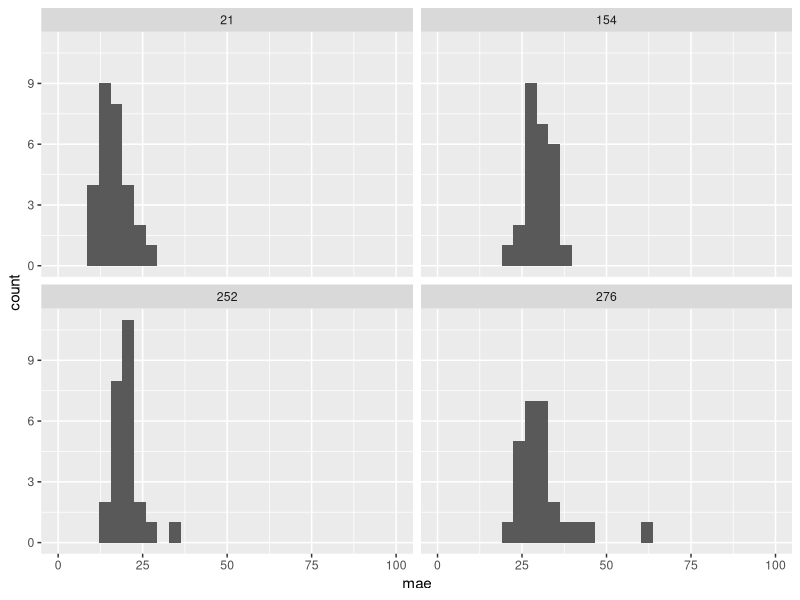
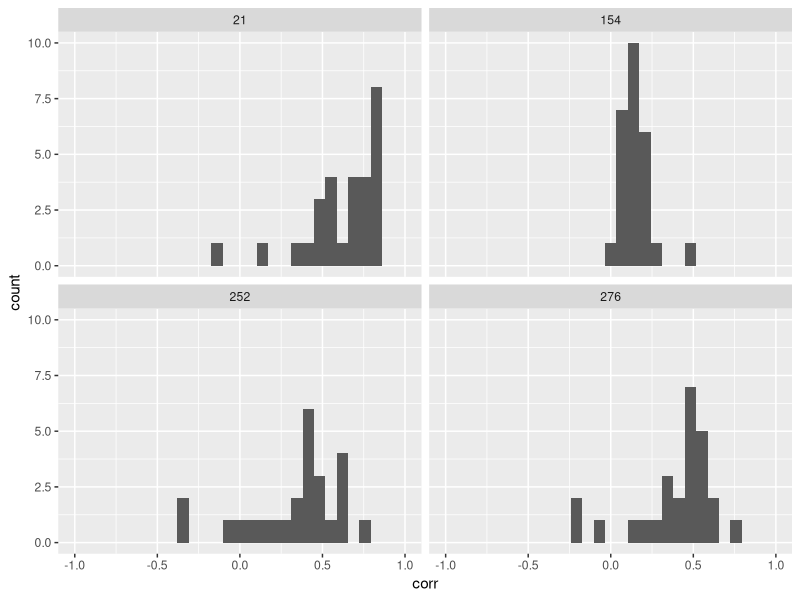
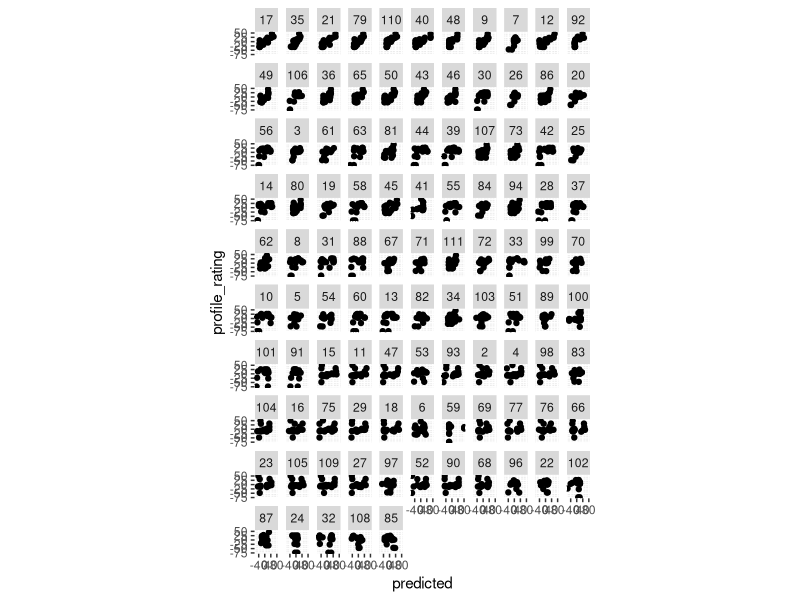
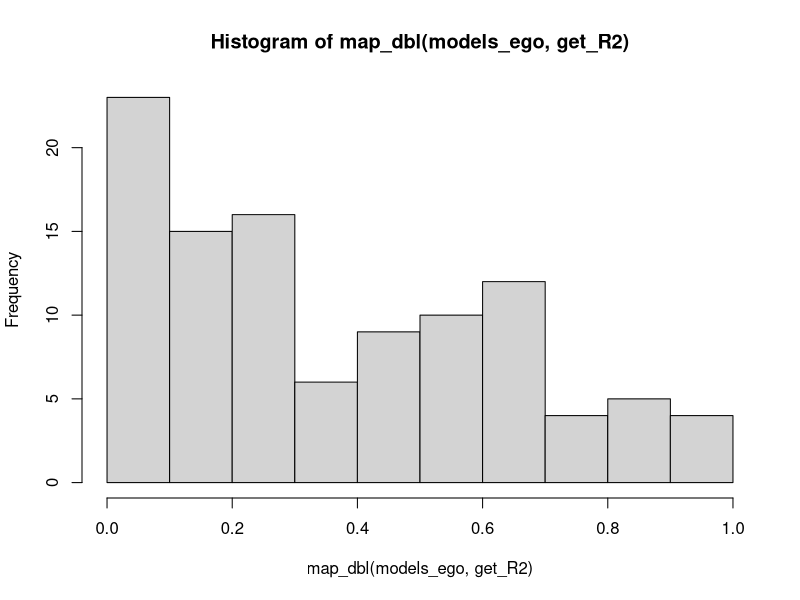
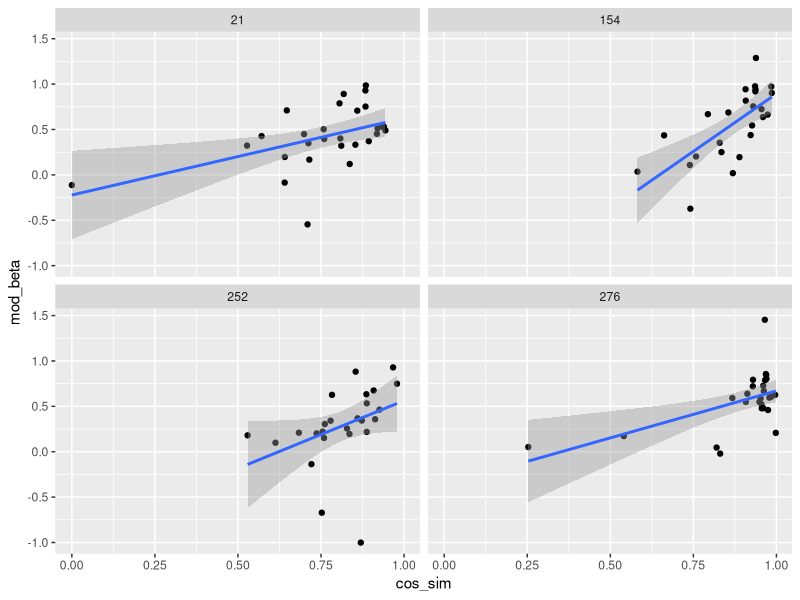
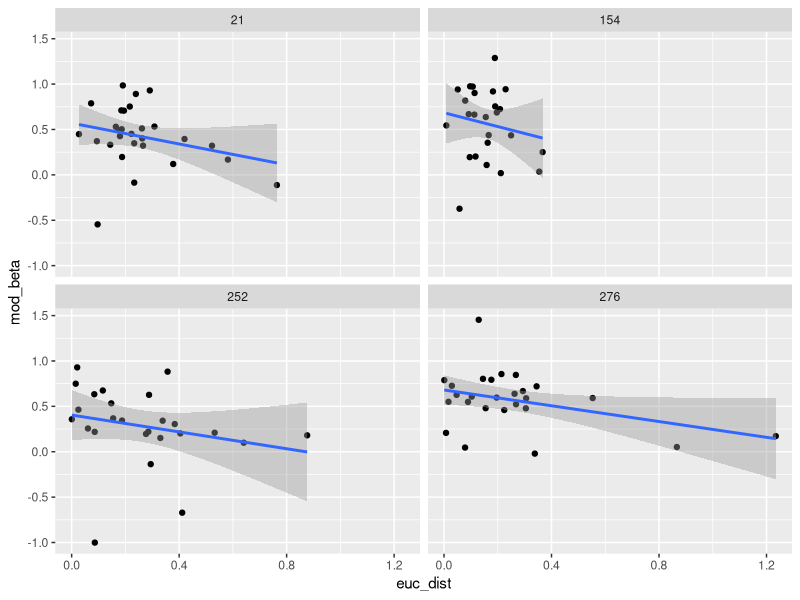
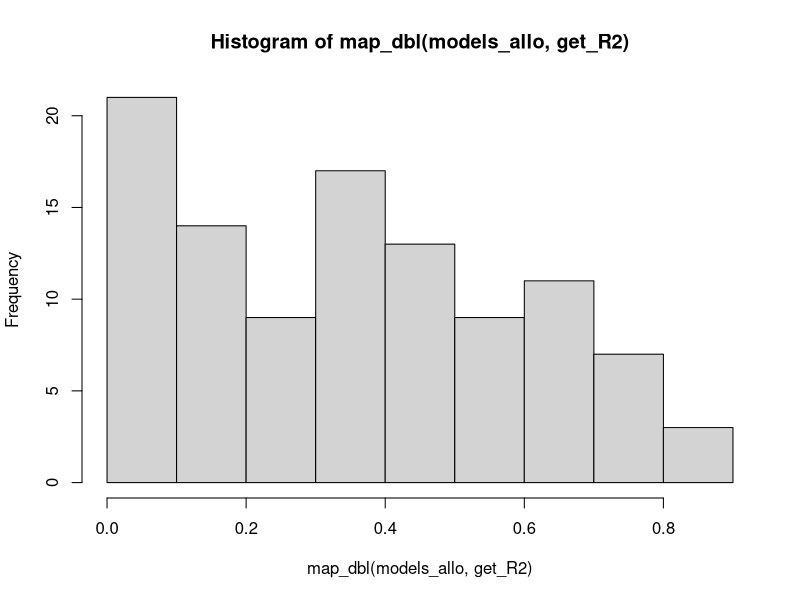
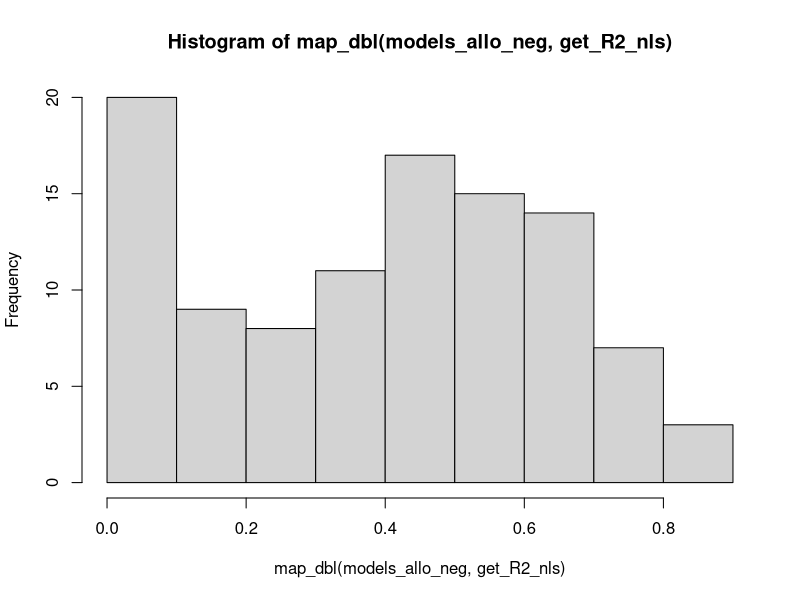

Reproduce these figures in R, in order.
## ---- chunk 1
library(tidyverse)
library(minpack.lm)
## ---- chunk 2
df_raw <- read_csv("complete_thesis_data.csv") %>% 
  filter(rating_type != "Actual")
artworks <- read_csv("artwork-embeddings.csv")

artworks <- artworks %>% 
  pivot_longer(cols = matches("V[0-9]")) %>% 
  group_by(item,Title,Artist,Style,Genre,piclink,imglink) %>% 
  summarize(
    embedding = list(value)
  )


df_all <- df_raw %>% 
  group_by(participantID) %>% 
  filter(n() >= 40) %>%  # some have 40- and some 42 -- was this a bug in qualtrics or data processing?
  ungroup() %>% 
  rename(profile = rating_subj) %>% 
  pivot_wider(
    names_from = "rating_type",
    values_from = c("rating")
  ) %>% 
  rename(
    predicted = Target,
    recommender_rating = SelfRate,
    profile_rating = actual_rating
    ) %>% 
  select(participantID, profile, artwork, predicted, recommender_rating, profile_rating)



 df_all <- artworks %>% 
  right_join(df_all, by = c("imglink" = "artwork"))

df <- df_all %>% 
  drop_na(predicted)

df_similarities <- df_all %>% 
  filter(is.na(predicted)) %>% 
  filter(participantID != 0) %>% 
  group_by(participantID) %>% 
  mutate(
    pr_l2 = profile_rating / sqrt(sum(profile_rating^2)),
    rec_l2 = recommender_rating / sqrt(sum(recommender_rating^2))
  ) %>% 
  summarize(
    euc_dist = sqrt(sum(pr_l2 - rec_l2)^2),
    cos_sim = sum(profile_rating * recommender_rating) / (sqrt(sum(profile_rating^2)) * sqrt(sum(recommender_rating^2)))
    )

df <- left_join(df, df_similarities, by = "participantID")


df_centered <- df %>% 
  filter(participantID > 0) %>% 
  # mutate(
  #   cos_sim = if_else(participantID==0, 0, cos_sim),
  #   euc_dist = if_else(participantID==0, 0, euc_dist),
  #   ) %>% 
  # mutate(participantID = if_else(participantID==0, -profile, participantID)) %>% 
  drop_na(cos_sim, euc_dist) %>% 
  group_by(participantID) %>% 
  mutate(across(c(predicted, recommender_rating, profile_rating), .fns = ~.x-mean(.x, na.rm=TRUE)))
## ---- chunk 3
df %>% 
  filter(participantID != 0) %>%  # remove chatgpt
  group_by(participantID, profile) %>% 
  summarize(mae = mean(abs(predicted - profile_rating))) %>% 
  ggplot(aes(x=mae)) +
  geom_histogram() +
  facet_wrap(~profile) +
  xlim(0, 100)
## ---- chunk 4
df %>% 
  filter(participantID != 0) %>%  # remove chatgpt
  group_by(participantID, profile) %>% 
  summarize(corr = cor(predicted, profile_rating)) %>% 
  ggplot(aes(x=corr)) +
  geom_histogram() +
  facet_wrap(~profile) +
  xlim(-1, 1)
## ---- chunk 5
df_centered %>% 
  # filter(participantID > 0) %>% 
  # group_by(participantID) %>% 
  mutate(corr = cor(predicted, profile_rating)) %>% 
  ungroup() %>% 
  mutate(corank = dense_rank(corr)) %>% 
  ggplot(aes(x=predicted, y = profile_rating)) +
  geom_point() +
  facet_wrap(~reorder(participantID, -corank)) +
  theme(aspect.ratio = 1)
## ---- chunk 6
df_all %>% 
  filter(participantID != 0) %>% 
  group_by(profile, participantID) %>% 
  group_by(profile) %>% 
  # summarize(max(n))
  filter(is.na(predicted)) %>% 
  distinct(profile, item, .keep_all = TRUE) %>% 
  select(profile, item, embedding) %>% 
  arrange(profile, item) %>% 
  group_by(profile) %>% 
  filter(!(profile==21 & item==190))
  # summarize(emb_list = list(embedding))

prof_ratings <- df_all %>% 
  filter(participantID != 0) %>% 
  filter(!(profile==21 & item==190)) %>% 
  group_by(profile, participantID) %>% 
  filter(n() >=23) %>% 
  filter(is.na(predicted)) %>% 
  ungroup() %>% 
  distinct(profile, item, .keep_all = TRUE) %>% 
  select(profile, item, profile_rating, embedding) %>% 
  arrange(profile, item) %>% 
  group_by(profile) %>% 
  mutate(example_num = 1:n()) %>% 
  select(-item) %>% 
  pivot_wider(
    names_from = example_num,
    values_from = c(profile_rating, embedding)
  )
  
## ---- chunk 7
df
## ---- chunk 8
IDs <- sort(unique(df_centered %>% pull(participantID)))

fit_model_ego <- function(pid){
  d <- df_centered %>% 
    filter(participantID == pid)
  return(lm(predicted ~ recommender_rating, d))
}

models_ego <- lapply(IDs, fit_model_ego)

get_R2 <- function(mod){
  x <- summary(mod)$r.squared
  return(x)
}

get_beta <- function(mod){
  x <- mod$coefficients[2]
  return(x)
}

hist(map_dbl(models_ego, get_R2))
  
## ---- chunk 9
df_centered %>% 
  arrange(participantID) %>% 
  ungroup() %>% 
  distinct(participantID, .keep_all = TRUE) %>% 
  mutate(mod_beta = map_dbl(models_ego, get_beta)) %>% 
  filter(participantID >= 0) %>% 
  ggplot(aes(x=cos_sim, y = mod_beta)) +
  geom_point() +
  geom_smooth(method = "lm") +
  facet_wrap(~profile)

df_centered %>% 
  arrange(participantID) %>% 
  ungroup() %>% 
  distinct(participantID, .keep_all = TRUE) %>% 
  mutate(mod_beta = map_dbl(models_ego, get_beta)) %>% 
  filter(participantID >= 0) %>% 
  ggplot(aes(x=euc_dist, y = mod_beta)) +
  geom_point() +
  geom_smooth(method = "lm") +
  facet_wrap(~profile)
## ---- chunk 10
standardize <- function(x){
  (x - mean(x))/sd(x)
}

eucnorm <- function(x) sqrt(sum(x^2))


euc_sim_list <- function(l1, l2){
  l1 <- as.numeric(l1)
  l2 <- as.numeric(l2)
  2 - sqrt(sum((l1/eucnorm(l1) - l2/eucnorm(l2))^2))
}

cos_sim_list <- function(l1, l2){
  l1 <- as.numeric(l1)
  l2 <- as.numeric(l2)
  sum(l1 * l2) / (sqrt(sum(l1^2)) * sqrt(sum(l2^2)))
}

fit_model_allo <- function(pid, simfunc = euc_sim_list){
  d <- df_centered %>% 
    filter(participantID == pid) %>% 
    left_join(prof_ratings, by = "profile") %>% 
    mutate(
      sim_1 = map2_dbl(embedding, embedding_1, simfunc),
      sim_2 = map2_dbl(embedding, embedding_2, simfunc),
      sim_3 = map2_dbl(embedding, embedding_3, simfunc),
      sim_4 = map2_dbl(embedding, embedding_4, simfunc),
      sim_5 = map2_dbl(embedding, embedding_5, simfunc),
      sim_6 = map2_dbl(embedding, embedding_6, simfunc)
    ) %>% 
    mutate(
      rweighted = (profile_rating_1 * sim_1 + profile_rating_2 * sim_2 + profile_rating_3 * sim_3 + profile_rating_4 * sim_4 + profile_rating_5 * sim_5 + profile_rating_6 * sim_6)/(sim_1 + sim_2 + sim_3 + sim_4 + sim_5 + sim_6)
    ) 
  
  return(lm(predicted ~ rweighted, d))
}

models_allo <- lapply(IDs, fit_model_allo)

get_R2 <- function(mod){
  x <- summary(mod)$r.squared
  return(x)
}

get_beta <- function(mod){
  x <- mod$coefficients[2]
  return(x)
}

hist(map_dbl(models_allo, get_R2))
## ---- chunk 11
# clamp <- function(x, a=0, b=Inf) {
#     pmax(a, pmin(x, b) )
# }



fit_model_allo_neg <- function(pid, simfunc = euc_sim_list){
  d <<- df_centered %>% 
    filter(participantID == pid) %>% 
    left_join(prof_ratings, by = "profile") %>% 
    mutate(
      sim_1 = map2_dbl(embedding, embedding_1, simfunc),
      sim_2 = map2_dbl(embedding, embedding_2, simfunc),
      sim_3 = map2_dbl(embedding, embedding_3, simfunc),
      sim_4 = map2_dbl(embedding, embedding_4, simfunc),
      sim_5 = map2_dbl(embedding, embedding_5, simfunc),
      sim_6 = map2_dbl(embedding, embedding_6, simfunc)
    )# %>% 
    # mutate(across(contains('sim_'), clamp)) %>%
    # mutate(
    #   rweighted = (profile_rating_1 * sim_1 + profile_rating_2 * sim_2 + profile_rating_3 * sim_3 + profile_rating_4 * sim_4 + profile_rating_5 * sim_5 + profile_rating_6 * sim_6)/(sim_1 + sim_2 + sim_3 + sim_4 + sim_5 + sim_6)
  
  fit <- nlsLM(predicted ~ b + z * (profile_rating_1 * (sim_1 - a) + profile_rating_2 * (sim_2 - a) + profile_rating_3 * (sim_3 - a) + profile_rating_4 * (sim_4 - a) + profile_rating_5 * (sim_5 - a) + profile_rating_6 * (sim_6 - a) )/(sim_1 + sim_2 + sim_3 + sim_4 + sim_5 + sim_6), d, start=list(a=1, b=0, z = 1), algorithm="port", 
    lower=c(0, -100, -100), upper=c(2,100, 100))
     
  return(fit)
}

models_allo_neg <- lapply(IDs, fit_model_allo_neg)

get_R2_nls <- function(mod){
  preds <- predict(mod)
  y <- preds + resid(mod)
  return(cor(preds, y)^2)
}

hist(map_dbl(models_allo_neg, get_R2_nls))
## ---- chunk 12
get_zeropoint_par <- function(mod){
  coef(mod)[1]
}

hist(map_dbl(models_allo_neg, get_zeropoint_par))
## ---- chunk 13

fit_model_allobest_weighted <- function(pid, simfunc = euc_sim_list){
  d <- df_centered %>% 
    filter(participantID == pid) %>% 
    left_join(prof_ratings, by = "profile") %>% 
    mutate(
      sim_1 = map2_dbl(embedding, embedding_1, simfunc),
      sim_2 = map2_dbl(embedding, embedding_2, simfunc),
      sim_3 = map2_dbl(embedding, embedding_3, simfunc),
      sim_4 = map2_dbl(embedding, embedding_4, simfunc),
      sim_5 = map2_dbl(embedding, embedding_5, simfunc),
      sim_6 = map2_dbl(embedding, embedding_6, simfunc)
    ) %>% 
    mutate(
      max_sim = pmap_dbl(list(sim_1, sim_2, sim_3, sim_4, sim_5, sim_6), max),
      weighted_closest_rating = case_when(
        max_sim == sim_1 ~ max_sim*profile_rating_1,
        max_sim == sim_2 ~ max_sim*profile_rating_2,
        max_sim == sim_3 ~ max_sim*profile_rating_3,
        max_sim == sim_4 ~ max_sim*profile_rating_4,
        max_sim == sim_5 ~ max_sim*profile_rating_5,
        max_sim == sim_6 ~ max_sim*profile_rating_6,
      ),
      unweighted_closest_rating = case_when(
        max_sim == sim_1 ~ profile_rating_1,
        max_sim == sim_2 ~ profile_rating_2,
        max_sim == sim_3 ~ profile_rating_3,
        max_sim == sim_4 ~ profile_rating_4,
        max_sim == sim_5 ~ profile_rating_5,
        max_sim == sim_6 ~ profile_rating_6,
      )
    )
  
  return(lm(predicted ~ weighted_closest_rating, d))
}

models_allobestweighted <- lapply(IDs, fit_model_allobest_weighted)

get_R2 <- function(mod){
  x <- summary(mod)$r.squared
  return(x)
}

get_beta <- function(mod){
  x <- mod$coefficients[2]
  return(x)
}

hist(map_dbl(models_allobestweighted, get_R2))
## ---- chunk 14
fit_model_allobest_unweighted <- function(pid, simfunc = euc_sim_list){
  d <- df_centered %>% 
    filter(participantID == pid) %>% 
    left_join(prof_ratings, by = "profile") %>% 
    mutate(
      sim_1 = map2_dbl(embedding, embedding_1, simfunc),
      sim_2 = map2_dbl(embedding, embedding_2, simfunc),
      sim_3 = map2_dbl(embedding, embedding_3, simfunc),
      sim_4 = map2_dbl(embedding, embedding_4, simfunc),
      sim_5 = map2_dbl(embedding, embedding_5, simfunc),
      sim_6 = map2_dbl(embedding, embedding_6, simfunc)
    ) %>% 
    mutate(
      max_sim = pmap_dbl(list(sim_1, sim_2, sim_3, sim_4, sim_5, sim_6), max),
      weighted_closest_rating = case_when(
        max_sim == sim_1 ~ max_sim*profile_rating_1,
        max_sim == sim_2 ~ max_sim*profile_rating_2,
        max_sim == sim_3 ~ max_sim*profile_rating_3,
        max_sim == sim_4 ~ max_sim*profile_rating_4,
        max_sim == sim_5 ~ max_sim*profile_rating_5,
        max_sim == sim_6 ~ max_sim*profile_rating_6,
      ),
      unweighted_closest_rating = case_when(
        max_sim == sim_1 ~ profile_rating_1,
        max_sim == sim_2 ~ profile_rating_2,
        max_sim == sim_3 ~ profile_rating_3,
        max_sim == sim_4 ~ profile_rating_4,
        max_sim == sim_5 ~ profile_rating_5,
        max_sim == sim_6 ~ profile_rating_6,
      )
    )
  
  return(lm(predicted ~ unweighted_closest_rating, d))
}

models_allobest_unweighted <- lapply(IDs, fit_model_allobest_unweighted)

get_R2 <- function(mod){
  x <- summary(mod)$r.squared
  return(x)
}

hist(map_dbl(models_allobest_unweighted, get_R2))
## ---- chunk 15
fit_model_allo_minmax <- function(pid, simfunc = euc_sim_list){
  d <- df_centered %>% 
    filter(participantID == pid) %>% 
    left_join(prof_ratings, by = "profile") %>% 
    mutate(
      sim_1 = map2_dbl(embedding, embedding_1, simfunc),
      sim_2 = map2_dbl(embedding, embedding_2, simfunc),
      sim_3 = map2_dbl(embedding, embedding_3, simfunc),
      sim_4 = map2_dbl(embedding, embedding_4, simfunc),
      sim_5 = map2_dbl(embedding, embedding_5, simfunc),
      sim_6 = map2_dbl(embedding, embedding_6, simfunc)
    ) %>% 
    mutate(
      max_sim = pmap_dbl(list(sim_1, sim_2, sim_3, sim_4, sim_5, sim_6), max),
      min_sim = pmap_dbl(list(sim_1, sim_2, sim_3, sim_4, sim_5, sim_6), min),
      unweighted_closest_rating = case_when(
        max_sim == sim_1 ~ profile_rating_1,
        max_sim == sim_2 ~ profile_rating_2,
        max_sim == sim_3 ~ profile_rating_3,
        max_sim == sim_4 ~ profile_rating_4,
        max_sim == sim_5 ~ profile_rating_5,
        max_sim == sim_6 ~ profile_rating_6,
      ),
      unweighted_furthest_rating = case_when(
        min_sim == sim_1 ~ profile_rating_1,
        min_sim == sim_2 ~ profile_rating_2,
        min_sim == sim_3 ~ profile_rating_3,
        min_sim == sim_4 ~ profile_rating_4,
        min_sim == sim_5 ~ profile_rating_5,
        min_sim == sim_6 ~ profile_rating_6,
      ),
      rweight = unweighted_closest_rating * max_sim + (unweighted_furthest_rating * -1*min_sim)
    )
    
  
  return(lm(predicted ~ rweight, d))
}

models_allo_minmax <- lapply(IDs, fit_model_allo_minmax)

hist(map_dbl(models_allo_minmax, get_R2))
## ---- chunk 16
fit_model_allo_ego <- function(pid, distfunc = euc_sim_list){
  d <- df_centered %>% 
    filter(participantID == pid) %>% 
    left_join(prof_ratings, by = "profile") %>% 
    mutate(
      sim_1 = map2_dbl(embedding, embedding_1, distfunc),
      sim_2 = map2_dbl(embedding, embedding_2, distfunc),
      sim_3 = map2_dbl(embedding, embedding_3, distfunc),
      sim_4 = map2_dbl(embedding, embedding_4, distfunc),
      sim_5 = map2_dbl(embedding, embedding_5, distfunc),
      sim_6 = map2_dbl(embedding, embedding_6, distfunc)
    ) %>% 
    # mutate(across(contains("sim_"), ~1/.x)) %>% 
    mutate(
      rweighted = (profile_rating_1 * sim_1 + profile_rating_2 * sim_2 + profile_rating_3 * sim_3 + profile_rating_4 * sim_4 + profile_rating_5 * sim_5 + profile_rating_6 * sim_6)/(sim_1 + sim_2 + sim_3 + sim_4 + sim_5 + sim_6) + (recommender_rating * cos_sim)
    ) 
  
  return(lm(predicted ~ rweighted, d))
}

models_allo_ego <- lapply(IDs, fit_model_allo_ego)

get_R2 <- function(mod){
  x <- summary(mod)$r.squared
  return(x)
}

get_beta <- function(mod){
  x <- mod$coefficients[2]
  return(x)
}

hist(map_dbl(models_allo_ego, get_R2))
## ---- chunk 17

df_with_fits <- df_centered %>% 
  group_by(participantID, profile, cos_sim, euc_dist) %>% 
  summarize(
    mae = mean(abs(predicted - profile_rating)),
    corr =cor(predicted, profile_rating)
    ) %>% 
  ungroup() %>% 
  arrange(participantID) %>% 
  mutate(
    ego_r2 = map_dbl(models_ego, get_R2),
    allo_r2 = map_dbl(models_allo, get_R2),
    allo_neg_r2 = map_dbl(models_allo_neg, get_R2_nls),
    allobest_r2 = map_dbl(models_allobest_unweighted, get_R2),
    allo_minmax_r2 = map_dbl(models_allo_minmax, get_R2),
    hybrid_r2 = map_dbl(models_allo_ego, get_R2)
  ) %>% 
  mutate(
    max_r2 = pmap_dbl(list(ego_r2,allo_r2, allobest_r2, allo_neg_r2, hybrid_r2, allo_minmax_r2), max),
    best_model = case_when(
      max_r2 == ego_r2 ~ "ego",
      max_r2 == allo_r2 ~ "allo",
      max_r2 == allo_neg_r2 ~ "allo_neg",
      max_r2 == allobest_r2 ~ "allobest",
      max_r2 == allo_minmax_r2 ~ "allominmax",
      max_r2 == hybrid_r2 ~ "hybrid"
      
    )
  )

df_with_fits %>% 
  count(best_model)
## ---- chunk 18
df_with_fits %>% 
  ggplot(aes(x=max_r2)) +
  geom_histogram()
## ---- chunk 19

df_with_fits %>% 
  ungroup() %>% 
  mutate(mod_beta = map_dbl(models_ego, get_beta)) %>% 
  filter(best_model == "ego") %>%
  ggplot(aes(x=cos_sim, y = mod_beta)) +
  geom_point() +
  geom_smooth(method = "lm")


df_with_fits %>% 
  ungroup() %>% 
  mutate(mod_beta = map_dbl(models_ego, get_beta)) %>% 
  filter(best_model == "ego") %>%
  ggplot(aes(x=euc_dist, y = mod_beta)) +
  geom_point() +
  geom_smooth(method = "lm")
## ---- chunk 20
df_with_fits %>% 
  ungroup() %>% 
  mutate(mod_beta = map_dbl(models_ego, get_beta)) %>% 
  filter(best_model == "ego") -> x

summary(lm(mod_beta ~ cos_sim, x))
summary(lm(mod_beta ~ euc_dist, x))
## ---- chunk 21
df_with_fits %>% 
  ggplot(aes(x=best_model, y = mae)) +
  geom_boxplot(alpha = .25) +
  geom_jitter(width = .1) 
## ---- chunk 22
df_with_fits %>% 
  # filter(cos_sim > .50) %>% 
  # mutate(allo_or_ego = if_else(best_model == 'ego', "ego", "allo")) %>%
  ggplot(aes(x=cos_sim, y = mae)) +
  geom_point()+
  # facet_wrap(~allo_or_ego) +
  geom_smooth(method='lm')
## ---- chunk 23
df_with_fits %>% 
  # filter(participantID > 0) %>% 
  # group_by(participantID) %>% 
  # mutate(corr = cor(predicted, profile_rating)) %>% 
  ungroup() %>% 
  distinct(participantID, best_model, corr, max_r2) %>% 
  mutate(prank = percent_rank(corr)) %>% 
  # filter(prank > .90) %>% 
  arrange(-prank)
## ---- chunk 24
df_with_fits %>% 
  filter(max_r2 < .3) %>%
  ggplot(aes(x=corr)) +
  geom_histogram() 
## ---- chunk 25
df_with_fits %>% 
  filter(participantID < 0)
## ---- chunk 26
df %>% 
  filter(participantID == 0) %>% 
  ggplot(aes(x=predicted, y = profile_rating)) +
  geom_point() +
  facet_wrap(~profile) +
  theme(aspect.ratio = 1)
